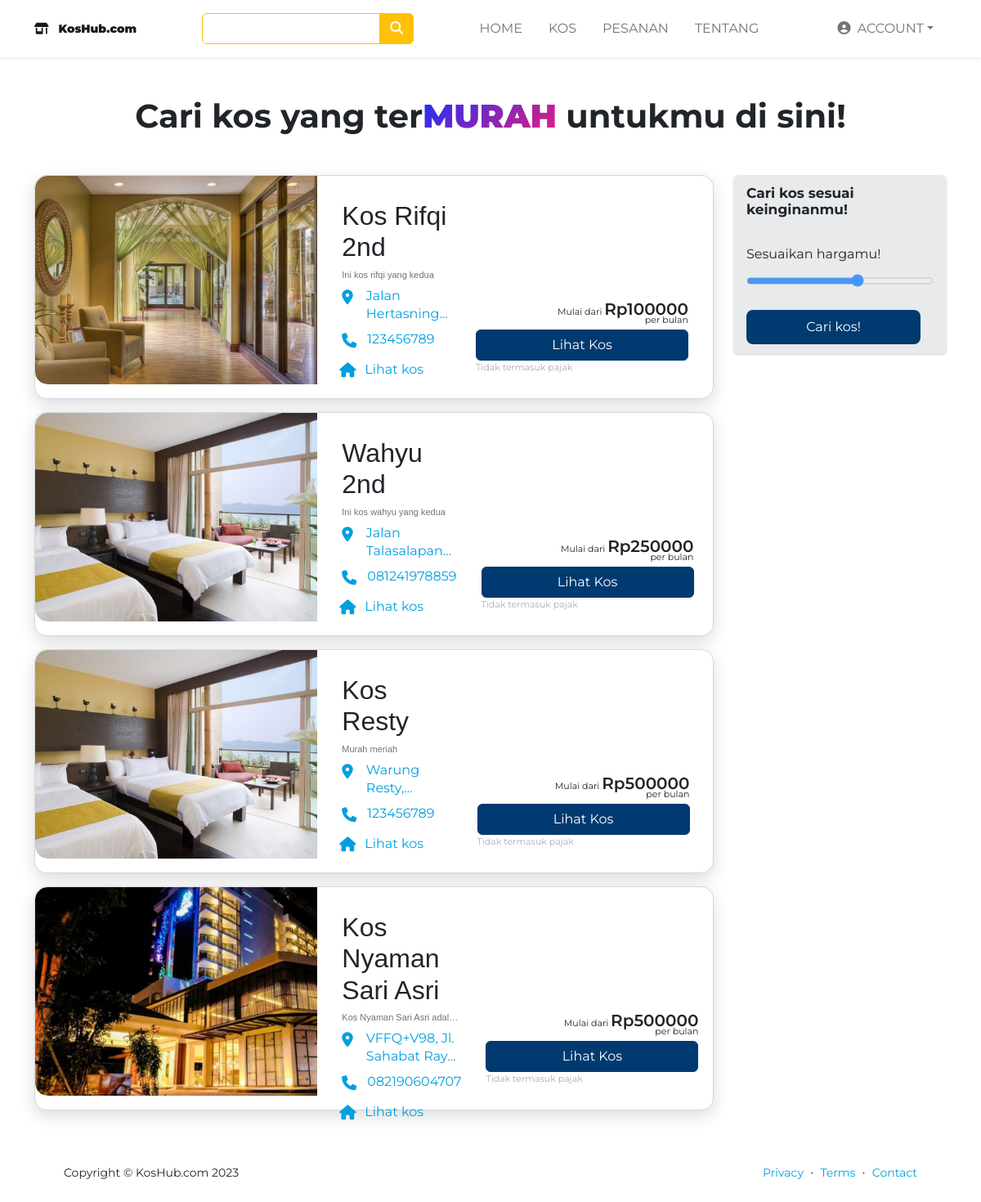
/index.php/user/daftar_kos, run on the app's committed database.
### tables this page shows
CREATE TABLE `daftar_kos` (
  `id_kos` int(11) NOT NULL AUTO_INCREMENT,
  `id_penyewa` int(11) NOT NULL,
  `nama_kos` varchar(100) NOT NULL,
  `alamat_kos` varchar(100) NOT NULL,
  `alamat_lengkap` varchar(100) NOT NULL,
  `tentang_kos` varchar(255) NOT NULL,
  `status` int(1) NOT NULL,
  PRIMARY KEY (`id_kos`),
  KEY `id_penyewa` (`id_penyewa`),
  CONSTRAINT `daftar_kos_ibfk_1` FOREIGN KEY (`id_penyewa`) REFERENCES `penyewa` (`id_penyewa`) ON DELETE CASCADE ON UPDATE CASCADE
);

### application/controllers/user/daftar_kos.php (called while the page is built, shortened)
<?php
class daftar_kos extends CI_Controller
{
    function __construct()
    {
        $this->load->helper('url');
        $this->load->library('session');
    }
    public function index()
    {
        if (!$this->session->userdata('email')) {
            $sqlKos = "SELECT * FROM daftar_kos WHERE status=1";
            $hasilKos = $this->db->query($sqlKos);
            $dataKos['dataKos'] = $hasilKos->result_array();
            $sqlFoto = "SELECT * FROM gambar_kos";
            $hasilFoto = $this->db->query($sqlFoto);
            $dataFoto['fotoKos'] = $hasilFoto->result_array();
            $sqlNomor = "SELECT * FROM penyewa";
            $hasilNomor = $this->db->query($sqlNomor);
            $dataNomor['nomorKos'] = $hasilNomor->result_array();
            $sqlharga = "SELECT * FROM kamar";
            $hasilHarga = $this->db->query($sqlharga);
            $dataHarga['hargaKos'] = $hasilHarga->result_array();
            $data = $dataKos + $dataFoto + $dataNomor + $dataHarga;
            $this->load->view('user/daftar_kos2', $data);
        }
    }
}

### index.php (called while the page is built, shortened)
<?php
require_once BASEPATH.'core/CodeIgniter.php';

### application/views/user/daftar_kos2.php (the view, shortened to what this page needs)
<!DOCTYPE html>
<html lang="en">
<head>
    <link rel="stylesheet" type="text/css" href="<?= base_url() ?>assets/css_fix/bootstrap.css" />
    <link rel="stylesheet" type="text/css" href="<?= base_url() ?>assets/css_fix/navbar.css" />
    <link rel="stylesheet" type="text/css" href="<?= base_url() ?>assets/css_fix/kos_user2.css" />
    <link rel="stylesheet" type="text/css" href="<?= base_url() ?>assets/css_fix/home_user.css" />
    <link rel="stylesheet" type="text/css" href="<?= base_url() ?>assets/css_fix/fontawesome/css/all.css" />
</head>
<body>
    <?php if (!isset($email)) {
        echo $this->load->view('user/navbar_user', '', true);
    } else {
        echo $this->load->view('user/navbar_user_login', '', true);
    } ?>
    <h1 class="mt-5 fw-bold text-center">
        Cari kos yang ter<span class="text-gradient" id="header" style="font-weight:bolder;">MURAH</span> untukmu
        di sini!
    </h1>
    <div class="container mt-5">
        <div class="my-4">
            <div class="row">
                <div class="col-md-9">
                    <?php foreach ($dataKos as $key => $value) { ?>
                        <div class="hotel-card tag-hotel-info-card mb-3">
                            <div class="hotel-card-wrapper">
                                <div class="hotel-gallery">
                                    <div>
                                        <div class="gallery-container">
                                            <?php
                                            $matchingPhotos = array();
                                            foreach ($fotoKos as $foto) {
                                                if ($foto['id_kos'] == $value['id_kos']) {
                                                    $matchingPhotos[] = $foto['foto_kos'];
                                                }
                                            }
                                            if (!empty($matchingPhotos)) {
                                                echo '<img style="width:100%;" src="' . $matchingPhotos[0] . '" alt="" class="cursor">';
                                            }
                                            ?>
                                        </div>
                                    </div>
                                </div>
                                <div class="hotel-info-wrapper">
                                    <div class="hotel-info">
                                        <div class="hotel-info-content">
                                            <div class="hotelTitle">
                                                <div class="hotelName">
                                                    <h2 class="tag-hotel-info-name color-primary">
                                                        <?php echo $value['nama_kos']; ?></h2>
                                                    <h5 class="tag-hotel-info-name text-muted truncante-me" style="font-size:11px;">
                                                        <?php echo $value['tentang_kos']; ?></h5>
                                                </div>
                                            </div>
                                        </div>
                                        <div class="basic-info">
                                            <ul>
                                                <li class="tag-hotel-info-map-link"><span class="nh-icons-ic_location icon me-3 color-primary-light"><i class="fa-solid fa-location-dot"></i></span>
                                                    <a class="btn-text truncante-me2" href="https://www.google.com/maps/search/<?php echo $value['alamat_kos']; ?>">
                                                        <?php echo $value['alamat_kos']; ?></a>
                                                </li>
                                                <li class="tag-hotel-info-phone-link"><span class="nh-icons-ic_phone icon me-3 color-primary-light"><i class="fa-solid fa-phone"></i></span><a href="" title="" class="btn-text"><?php
                                                                                                                                                                                                                                    $matchingNumber = array();
                                                                                                                                                                                                                                    foreach ($nomorKos as $nomor) {
                                                                                                                                                                                                                                        if ($nomor['id_penyewa'] == $value['id_penyewa']) {
                                                                                                                                                                                                                                            $matchingNumber[] = $nomor['no_hp'];
                                                                                                                                                                                                                                        }
                                                                                                                                                                                                                                    }
                                                                                                                                                                                                                                    if (!empty($matchingNumber)) {
                                                                                                                                                                                                                                        echo $matchingNumber[0];
                                                                                                                                                                                                                                    }
                                                                                                                                                                                                                                    ?></a>
                                                </li>
                                                <li class="tag-hotel-info-hotel-link"><span class="nh-icons-ic_hotel_2 icon me-3 color-primary-light"><i class="fa-solid fa-house"></i></span>
                                                    <div><a href="<?php base_url() ?>Kos_user?id=<?php echo $value['id_kos'] ?>" target="_blank" title="" class="btn-text">Lihat
                                                            kos</a>
                                                    </div>
                                                </li>
                                            </ul>
                                        </div>
                                    </div>
                                    <div class="hotel-rating">
                                        <div class="reserve w-100">
                                            <div>
                                                <div class="hotelReserve tag-hotel-info-price-element">
                                                    <div class="text">
                                                        <div><span class="lower text-dark">Mulai dari
                                                            </span> <span class="number tag-hotel-info-price"><?php
                                                                                                                $matchingNumber = array();
                                                                                                                foreach ($hargaKos as $harga) {
                                                                                                                    if ($harga['id_kos'] == $value['id_kos']) {
                                                                                                                        $matchingNumber[] = $harga['tarif_bulanan'];
                                                                                                                    }
                                                                                                                }
                                                                                                                if (!empty($matchingNumber)) {
                                                                                                                    echo 'Rp' . $matchingNumber[0];
                                                                                                                }
                                                                                                                ?>
                                                            </span>
                                                        </div>
                                                        <div class="tag-hotel-info-per-night"><span class="lower text-dark">per
                                                                bulan</span>
                                                        </div>
                                                    </div>
                                                    <div class="btn-container tag-hotel-info-button"><a href="<?php base_url() ?>Kos_user?id=<?php echo $value['id_kos'] ?>" class="btn btn-primary">
                                                            Lihat Kos
                                                        </a></div>
                                                    <div class="lower iva tag-hotel-info-taxes">Tidak termasuk pajak</div>
                                                </div>
                                            </div>
                                        </div>
                                    </div>
                                </div>
                            </div>
                        </div>
                    <?php } ?>
                </div>
                <div class="col-md-3">
                    <div class="bg-setting">
                        <h5 class="fw-bold" style="font-size: 17px;">
                            Cari kos sesuai keinginanmu!
                        </h5>
                        <br>
                        <label for="customRange3" class="form-label">Sesuaikan hargamu!</label>
                        <div class="range">
                            <input type="range" class="slider" min="1" max="6" step="1" id="myRange" />
                        </div>
                        <div class="d-grid gap-3">
                            <a class="btn btn-cari btn-lg px-5 me-sm-3 fs-6" href="<?= base_url("user/daftar_kos") ?>">Cari
                                kos!</a>
                        </div>
                    </div>
                </div>
            </div>
        </div>
    </div>
    <footer class="bg-white py-4 mt-auto">
        <div class="container px-5">
            <div class="row align-items-center justify-content-between flex-column flex-sm-row">
                <div class="col-auto">
                    <div class="small m-0">Copyright © KosHub.com 2023</div>
                </div>
                <div class="col-auto">
                    <a class="small" href="#!">Privacy</a>
                    <span class="mx-1">·</span>
                    <a class="small" href="#!">Terms</a>
                    <span class="mx-1">·</span>
                    <a class="small" href="#!">Contact</a>
                </div>
            </div>
        </div>
    </footer>
</body>

### data on the page
daftar_kos: shows a picture, nama_kos "Kos Rifqi 2nd", tentang_kos "Ini kos rifqi yang kedua", alamat_kos "Jalan…", matchingNumber "123456789", matchingNumber "100000"
daftar_kos: nama_kos "Wahyu 2nd", tentang_kos "Ini kos wahyu yang kedua", alamat_kos "Jalan…", matchingNumber "081241978859", matchingNumber "250000"
daftar_kos: nama_kos "Kos Resty", tentang_kos "Murah meriah", alamat_kos "Warung…", matchingNumber "123456789", matchingNumber "500000"
daftar_kos: shows a picture, nama_kos "Kos Nyaman Sari Asri", tentang_kos "Kos Nyaman Sari Asri…", alamat_kos "VFFQ+V98, Jl. Sahabat…", matchingNumber "082190604707", matchingNumber "500000"
